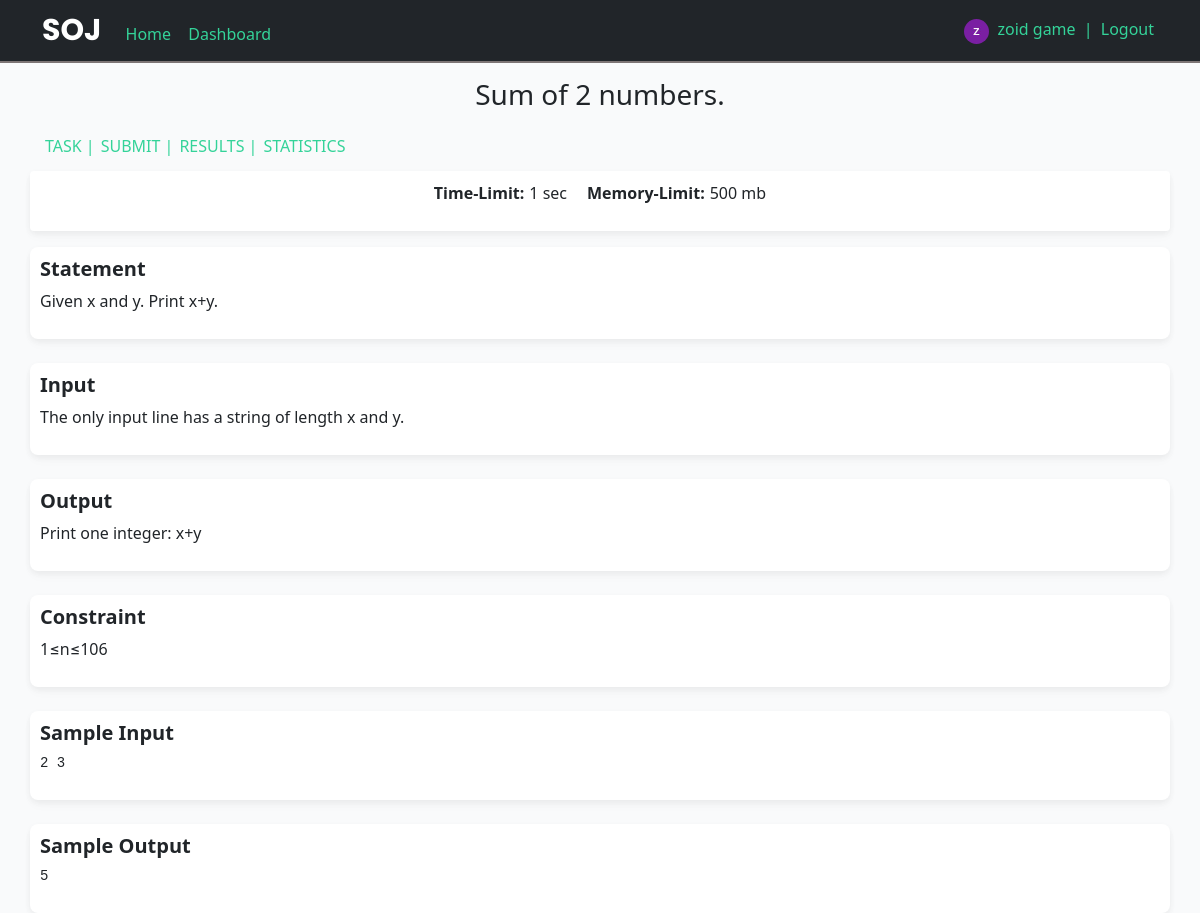
Page /task/1 (signed in) on the committed database.
### SOJ/models.py (models this page shows, shortened)
class User(db.Model, UserMixin):
    id = db.Column(db.Integer, primary_key=True)
    username = db.Column(db.String(20), unique=True, nullable=False)
    email = db.Column(db.String(120), unique=True, nullable=False)
    image_file = db.Column(db.String(20), nullable=False, default='default.jpg')
    password = db.Column(db.String(60), nullable=False)

class Problem(db.Model):
    id = db.Column(db.Integer, primary_key=True)
    title = db.Column(db.String(100), nullable=False)
    statement = db.Column(db.String(1000), nullable=False)
    categories = db.Column(db.String(1000), nullable=True)
    input = db.Column(db.String(1000), nullable=False)
    output = db.Column(db.String(1000), nullable=False)
    constraint = db.Column(db.String(1000), nullable=False)
    solved = db.Column(db.Integer, nullable=False, default=0)
    tried = db.Column(db.Integer, nullable=False , default=0)

class TestCases(db.Model):
    id = db.Column(db.Integer, primary_key=True)
    prob_id = db.Column(db.Integer, nullable=False)
    input = db.Column(db.String(10000), nullable=False)
    output = db.Column(db.String(10000), nullable=False)

### SOJ/main/routes.py (the view)
@main.route("/task/<int:id>")
def task(id):
    prob = Problem.query.filter_by(id=id).first()
    sample_inp_out = TestCases.query.filter_by(prob_id=id).first()
    if prob:
        return render_template('task.html' , prob=prob, sample=sample_inp_out)
    else :
        flash("Problem does not exist!",)
        return redirect(url_for("main.home"))

### SOJ/models.py (called while the page is built)
@login_manager.user_loader
def load_user(user_id):
    return User.query.get(int(user_id))

### SOJ/templates/task.html
{% extends 'layout.html' %}
{% block content %}
<div class="container" style="margin-top:10px; margin-bottom:10px; ">
    <p class="text-center fs-3 text-bolder ">{{ prob.title }}</p>
    <div class="d-flex flex-row">
        <a class="custom-link" href="" style="padding:3px;">TASK |</a>
        <a class="custom-link" href="{{ url_for('main.submit' , id=prob.id) }}" style="padding:3px;"> SUBMIT |</a>
        <a class="custom-link" href="{{ url_for('main.result' , prob_id=prob.id) }}" style="padding:3px;"> RESULTS |</a>
        <a class="custom-link" href="{{ url_for('main.prob_stats', id=prob.id) }}" style="padding:3px;"> STATISTICS</a>
    </div>
</div>
<div class="container custom-card rounded" style="text-align: center;">
    <div class="d-flex flex-row justify-content-center ">
        <p style="font-weight: bold; padding-right: 5px;">Time-Limit: </p>
        <p>1 sec</p>
        <p style="font-weight: bold; padding: 0px 5px 0px 20px ;">Memory-Limit: </p>
        <p>500 mb</p>
    </div>
</div>
<div class="mt-3 container custom-card">
    <h5 class="fw-bold">Statement</h5>
    <p>{{ prob.statement }}</p>
</div>
<div class="mt-4 container custom-card">
    <h5 class="fw-bold">Input</h5>
    <p>{{ prob.input }}</p>
</div>
<div class="mt-4 container custom-card">
    <h5 class="fw-bold">Output</h5>
    <p>{{ prob.output }}</p>
</div>
<div class="mt-4 container custom-card">
    <h5 class="fw-bold">Constraint</h5>
    <p>{{ prob.constraint }}</p>
</div>
<div class="mt-4 container custom-card">
    <h5 class="fw-bold">Sample Input</h5>
    <pre>{{ sample.input }}</pre>
</div>
<div class="mt-4 container custom-card">
    <h5 class="fw-bold">Sample Output</h5>
    <pre>{{ sample.output }}</pre>
</div>
{% endblock %}

### SOJ/templates/layout.html (shortened to what this page needs)
<!DOCTYPE html>
<html>
<head>
    <link href="https://cdn.jsdelivr.net/npm/bootstrap@5.0.2/dist/css/bootstrap.min.css" rel="stylesheet">
    <link rel="stylesheet" href="{{ url_for('static', filename='css/layout.css') }}">
</head>
<body style="background-color: #f9fafb;">
    <nav class="navbar navbar-dark bg-dark ">
        <div class="container">
            <div>
                <a  class="navbar-brand" style="font-size:30px; font-weight: bold; font-family: 'Poppins', sans-serif;">SOJ</a>
                <a href="/" class="custom-link">Home</a>
                {% if current_user.is_authenticated %}
                    <a href="{{ url_for('main.dashboard') }}" class="custom-link" style="margin-left:5px;">Dashboard</a>
                {% endif %}
            </div>
            <div>
                {% if current_user.is_authenticated %}
                <img class="rounded-circle" src="{{ url_for('static', filename='profile_pics/' + current_user.image_file) }}" width="25" height="25" >
                    <a class="custom-link" href="{{ url_for('users.account') }}">{{ current_user.username }} </a><span style="color: #34d399  ;">| </span>
                    <a class="custom-link" href="{{ url_for('users.logout') }}">Logout</a>
                {% else %}
                    <a class="custom-link" href="{{ url_for('users.login') }}">Login</a>
                {% endif %}
        </div>
    </nav>
    {% block content %}{% endblock %}
</body>
</html>

### SOJ/static/css/layout.css (style rules this page uses)
.custom-card { background-color: white; padding: 10px ; border-radius: 8px; box-shadow: rgba(0, 0, 0, 0.04) 0px 2px 6px, rgba(0, 0, 0, 0.02) 0px 4px 8px, rgba(0, 0, 0, 0.02) 0px 6px 12px; }
a { transition: all 0.3s; }
.custom-link { text-decoration: None; padding: 4px; color: #34d399 ; }
nav { border-bottom: 2px solid rgb(125, 117, 117); }

### rows in the picture
User: image_file (picture), username "zoid game"
Problem: title "Sum of 2 numbers.", statement "Given x and y. Print x+y.", input "The only input line has a string of length x and y.", output "Print one integer: x+y", constraint "1≤n≤106"
TestCases: input "2 3", output "5"
